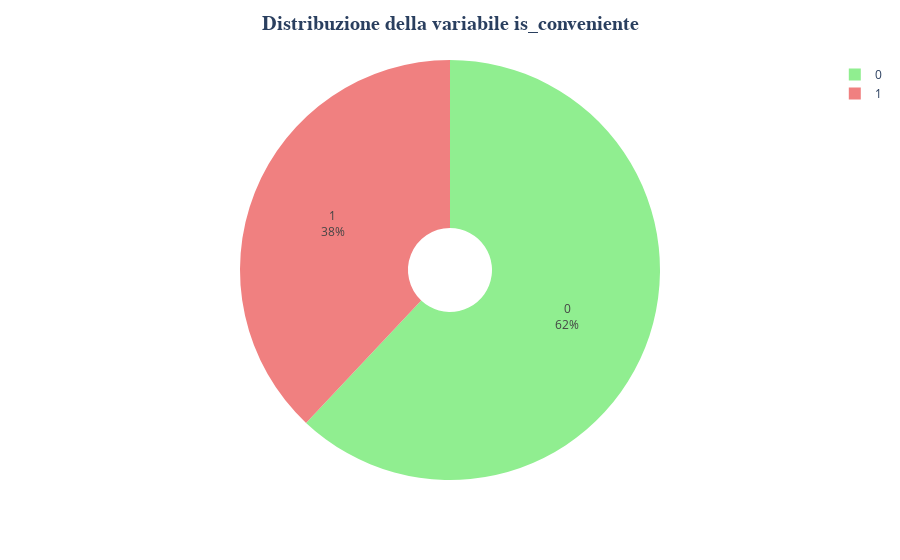

The code cell stored with this chart in its notebook:
### Code cell
plot_is_conveniente_distribution(data_ml)

### Figure 1 — Plotly figure (JSON) as saved in the notebook; plotly's stock layout.template omitted (floating-point values rounded to 4 significant figures)
{"data": [{"customdata": [[0], [1]], "domain": {"x": [0, 1], "y": [0, 1]}, "hole": 0.2, "hovertemplate": "label=%{label}<br>value=%{value}<br>color=%{customdata[0]}<extra></extra>", "labels": [0, 1], "legendgroup": "", "marker": {"colors": ["lightgreen", "lightcoral"]}, "name": "", "showlegend": true, "textinfo": "percent+label", "type": "pie", "values": [2990, 1831]}], "layout": {"legend": {"tracegroupgap": 0}, "margin": {"t": 60}, "title": {"font": {"family": "Arial", "size": 20, "weight": "bold"}, "text": "Distribuzione della variabile is_conveniente", "x": 0.5, "xanchor": "center"}}}
